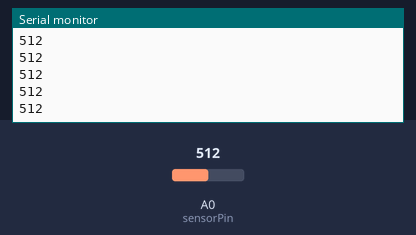
Bench run of a sketch on a simulated Arduino Uno, built with avr-gcc and run on an emulated ATmega328P. On the bench: the last lines printed to the serial monitor. Inputs (shaded band) come from the test bench; at power-on: A0 (sensorPin) = 512.

Above: at 1.2 s.
1.3 s: A0 (sensorPin) set to 716
At 2.3 s:
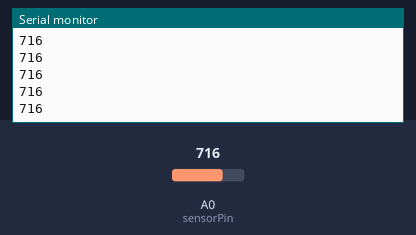
2.8 s: A0 (sensorPin) set to 900
At 3.8 s:
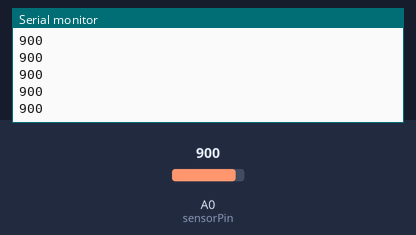
Timing chart, 0 to 5.8 s (numbered marks = the images above; inputs shaded):
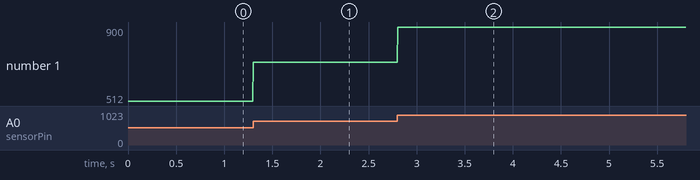

Measured:
- after the input at 1.3 s, the serial monitor: prints a new line at once (image 1)
- after the input at 2.8 s, the serial monitor: prints a new line at once (image 2)
- plotted number 1: 512 → 716 after the input at 1.3 s, 716 → 900 after the input at 2.8 s

The sketch:

RR_print.ino
```cpp
int sensorPin = A0;    // select the input pin for the potentiometer
int ledPin = 11;      // select the pin for the LED
int onboardLED = 13;
int sensorValue = 0;  // variable to store the value coming from the sensor
byte breaths = 0;
int fadeValue = 0;
int scaleValue = 1;  //This scales the input into something the LED can handle
int sensorMin = 1000; // minimum sensor value (initial value set low)
int sensorMax = 0; // maximum sensor value (initial value set high)

byte shift_reg = 0;

unsigned long previousTime = 0;
int seconds = 0;

int state=0;
unsigned int mode=0;


void setup() {
  Serial.begin(115200);
}

void loop() {
    sensorValue = analogRead(sensorPin);
    Serial.println(sensorValue);
    //Allow time to process serial communication
    delay(5);
}
```
